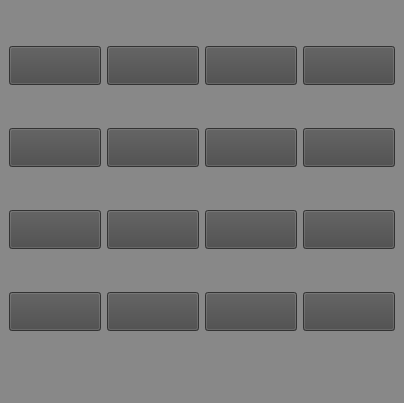
<?xml version="1.0" encoding="UTF-8"?>
<ui version="4.0">
 <class>MainWindow</class>
 <widget class="QMainWindow" name="MainWindow">
  <property name="enabled">
   <bool>true</bool>
  </property>
  <property name="geometry">
   <rect>
    <x>0</x>
    <y>0</y>
    <width>404</width>
    <height>403</height>
   </rect>
  </property>
  <property name="windowTitle">
   <string>MainWindow</string>
  </property>
  <property name="styleSheet">
   <string notr="true">background-color: rgb(136, 136, 136);</string>
  </property>
  <widget class="QWidget" name="centralwidget">
   <layout class="QGridLayout" name="gridLayout">
    <item row="0" column="0">
     <widget class="QPushButton" name="btn_1">
      <property name="font">
       <font>
        <pointsize>20</pointsize>
       </font>
      </property>
      <property name="styleSheet">
       <string notr="true">background-color: rgb(72, 72, 72);</string>
      </property>
      <property name="text">
       <string/>
      </property>
     </widget>
    </item>
    <item row="0" column="1">
     <widget class="QPushButton" name="btn_2">
      <property name="font">
       <font>
        <pointsize>20</pointsize>
       </font>
      </property>
      <property name="styleSheet">
       <string notr="true">background-color: rgb(72, 72, 72);</string>
      </property>
      <property name="text">
       <string/>
      </property>
     </widget>
    </item>
    <item row="0" column="2">
     <widget class="QPushButton" name="btn_3">
      <property name="font">
       <font>
        <pointsize>20</pointsize>
       </font>
      </property>
      <property name="styleSheet">
       <string notr="true">background-color: rgb(72, 72, 72);</string>
      </property>
      <property name="text">
       <string/>
      </property>
     </widget>
    </item>
    <item row="0" column="3">
     <widget class="QPushButton" name="btn_4">
      <property name="font">
       <font>
        <pointsize>20</pointsize>
       </font>
      </property>
      <property name="styleSheet">
       <string notr="true">background-color: rgb(72, 72, 72);</string>
      </property>
      <property name="text">
       <string/>
      </property>
     </widget>
    </item>
    <item row="1" column="0">
     <widget class="QPushButton" name="btn_5">
      <property name="font">
       <font>
        <pointsize>20</pointsize>
       </font>
      </property>
      <property name="styleSheet">
       <string notr="true">background-color: rgb(72, 72, 72);</string>
      </property>
      <property name="text">
       <string/>
      </property>
     </widget>
    </item>
    <item row="1" column="1">
     <widget class="QPushButton" name="btn_6">
      <property name="font">
       <font>
        <pointsize>20</pointsize>
       </font>
      </property>
      <property name="styleSheet">
       <string notr="true">background-color: rgb(72, 72, 72);</string>
      </property>
      <property name="text">
       <string/>
      </property>
     </widget>
    </item>
    <item row="1" column="2">
     <widget class="QPushButton" name="btn_7">
      <property name="font">
       <font>
        <pointsize>20</pointsize>
       </font>
      </property>
      <property name="styleSheet">
       <string notr="true">background-color: rgb(72, 72, 72);</string>
      </property>
      <property name="text">
       <string/>
      </property>
     </widget>
    </item>
    <item row="1" column="3">
     <widget class="QPushButton" name="btn_8">
      <property name="font">
       <font>
        <pointsize>20</pointsize>
       </font>
      </property>
      <property name="styleSheet">
       <string notr="true">background-color: rgb(72, 72, 72);</string>
      </property>
      <property name="text">
       <string/>
      </property>
     </widget>
    </item>
    <item row="2" column="0">
     <widget class="QPushButton" name="btn_9">
      <property name="font">
       <font>
        <pointsize>20</pointsize>
       </font>
      </property>
      <property name="styleSheet">
       <string notr="true">background-color: rgb(72, 72, 72);</string>
      </property>
      <property name="text">
       <string/>
      </property>
     </widget>
    </item>
    <item row="2" column="1">
     <widget class="QPushButton" name="btn_10">
      <property name="font">
       <font>
        <pointsize>20</pointsize>
       </font>
      </property>
      <property name="styleSheet">
       <string notr="true">background-color: rgb(72, 72, 72);</string>
      </property>
      <property name="text">
       <string/>
      </property>
     </widget>
    </item>
    <item row="2" column="2">
     <widget class="QPushButton" name="btn_11">
      <property name="font">
       <font>
        <pointsize>20</pointsize>
       </font>
      </property>
      <property name="styleSheet">
       <string notr="true">background-color: rgb(72, 72, 72);</string>
      </property>
      <property name="text">
       <string/>
      </property>
     </widget>
    </item>
    <item row="2" column="3">
     <widget class="QPushButton" name="btn_12">
      <property name="font">
       <font>
        <pointsize>20</pointsize>
       </font>
      </property>
      <property name="styleSheet">
       <string notr="true">background-color: rgb(72, 72, 72);</string>
      </property>
      <property name="text">
       <string/>
      </property>
     </widget>
    </item>
    <item row="3" column="0">
     <widget class="QPushButton" name="btn_13">
      <property name="font">
       <font>
        <pointsize>20</pointsize>
       </font>
      </property>
      <property name="styleSheet">
       <string notr="true">background-color: rgb(72, 72, 72);</string>
      </property>
      <property name="text">
       <string/>
      </property>
     </widget>
    </item>
    <item row="3" column="1">
     <widget class="QPushButton" name="btn_14">
      <property name="font">
       <font>
        <pointsize>20</pointsize>
       </font>
      </property>
      <property name="styleSheet">
       <string notr="true">background-color: rgb(72, 72, 72);</string>
      </property>
      <property name="text">
       <string/>
      </property>
     </widget>
    </item>
    <item row="3" column="2">
     <widget class="QPushButton" name="btn_15">
      <property name="font">
       <font>
        <pointsize>20</pointsize>
       </font>
      </property>
      <property name="styleSheet">
       <string notr="true">background-color: rgb(72, 72, 72);</string>
      </property>
      <property name="text">
       <string/>
      </property>
     </widget>
    </item>
    <item row="3" column="3">
     <widget class="QPushButton" name="btn_16">
      <property name="enabled">
       <bool>true</bool>
      </property>
      <property name="font">
       <font>
        <pointsize>20</pointsize>
       </font>
      </property>
      <property name="styleSheet">
       <string notr="true">background-color: rgb(72, 72, 72);</string>
      </property>
      <property name="text">
       <string/>
      </property>
     </widget>
    </item>
   </layout>
  </widget>
  <widget class="QMenuBar" name="menubar">
   <property name="geometry">
    <rect>
     <x>0</x>
     <y>0</y>
     <width>404</width>
     <height>21</height>
    </rect>
   </property>
  </widget>
  <widget class="QStatusBar" name="statusbar"/>
 </widget>
 <resources/>
 <connections/>
</ui>
